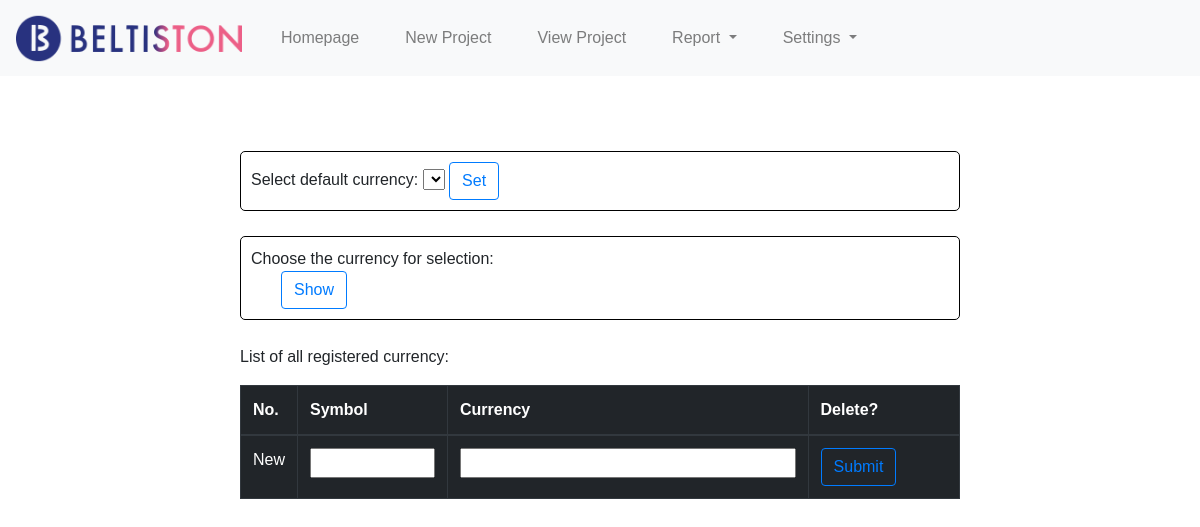
/settings-currency, run on an earlier commit of the app's database.
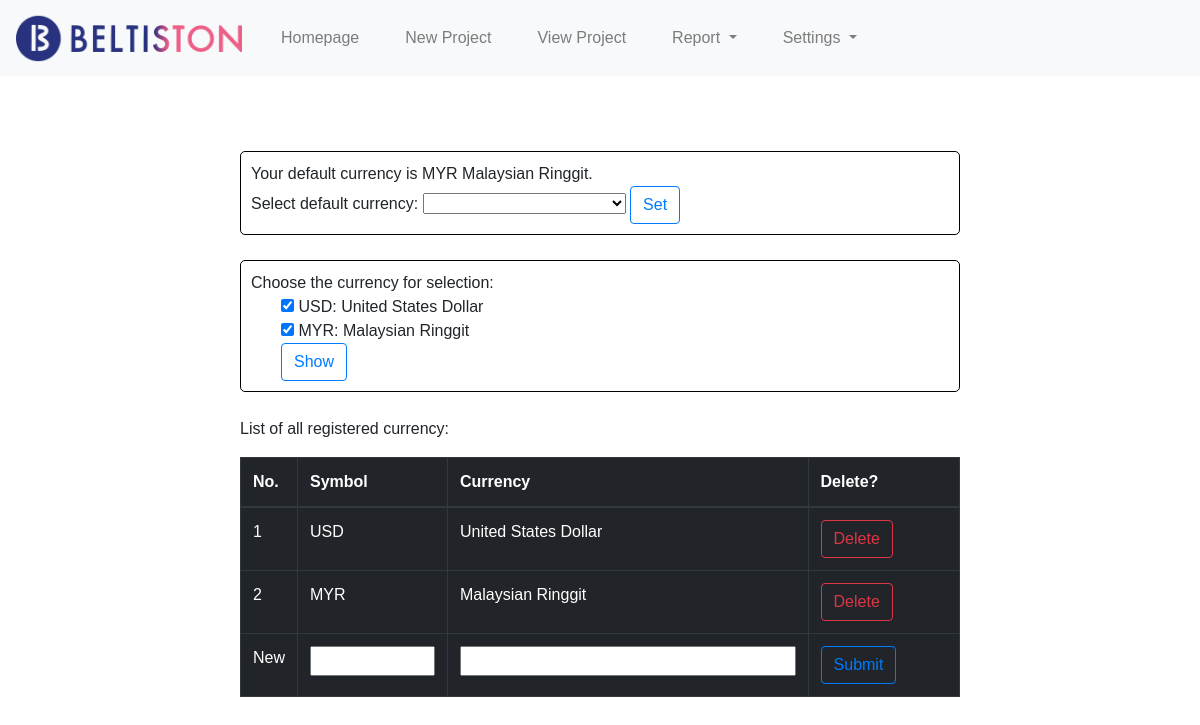
And on a later commit of the database.
### tables this page shows
CREATE TABLE currency (
                    id INTEGER PRIMARY KEY AUTOINCREMENT,
                    symbol TEXT,
                    description TEXT,
                    default_curr INTEGER,
                    display_curr INTEGER
                );

### app.py (the view, shortened to what this page needs)
@app.route("/settings-currency", methods=["GET", "POST"])
def settings():
    results = showcurrency()
    if request.method == "GET":
        return render_template("settings-currency.html", results=results)

### backendprocess.py (called while the page is built)
def showcurrency():
    with sqlite3.connect('p1_database.db') as conn:
        cur = conn.cursor()
        cur.execute("""SELECT * FROM currency;""")
    return cur.fetchall()

### templates/settings-currency.html (shortened to what this page needs)
{% extends "layout.html" %}
{% block body %}
<div class="settings-currency-mainbody">
    <div class="settings-default-currency">
        <form action="/setdefcurrency" method="POST">
        {% for result in results %}
        {% if result[3] == 1 %}
        Your default currency is {{result[1]}} {{result[2]}}.<br>
        {% endif %}
        {% endfor %}
        Select default currency:
        <select name="currency" id="currency">
            <option value="blank"></option>
            {% for result in results%}
            <option name="symbol" value="{{result[1]}}">{{result[1]}} {{result[2]}}</option>
            {% endfor %}
        </select>
        <input type="submit" value="Set" class="btn btn-outline-primary">
        </form>
    </div>
    <div class="settings-default-currency">
        Choose the currency for selection:
        <div class="settings-showcurr">
        <form action="/setdisplaycurrency" method="POST">
            {% for result in results %}
            {% if result[4] == 1 %}
            <input type="checkbox" name="symbol" value="{{result[1]}}" checked> {{result[1]}}: {{result[2]}} <br>
            {% else %}
            <input type="checkbox" name="symbol" value="{{result[1]}}"> {{result[1]}}: {{result[2]}} <br>
            {% endif %}
            {% endfor %}
            <input type="submit" value="Show" class="btn btn-outline-primary">
        </form>
        </div>
    </div>
    <p>List of all registered currency:</p>
    <form action="/settings-currency" method="POST">
    <table id="display-currency" class="table table-bordered table-stripped table-dark" >
        <thead>
            <tr>
                <th style="width:20px">No.</th>
                <th style="width:150px">Symbol</th>
                <th style="width:auto">Currency</th>
                <th>Delete?</th>
            </tr>
        </thead>
        <tbody>
            {% for result in results %}
            <tr>
                <td>{{loop.index}}</td>
                <td>{{result[1]}}</td>
                <td>{{result[2]}}</td>
                <td>
                    <form action="/deletecurrency" method="POST" onsubmit="return confirm('Do you really want to delete this currency?');">
                        <input type="submit" value="Delete" class="btn btn-outline-danger">
                    </form>
                </td>
            </tr>
            {% endfor %}
            <tr>
                <td>New</td>
                <td><input class="newsymbol" name="newsymbol" type="text" required></td>
                <td><input class="newsymbol" name="description" type="text" required></td>
                <td><input type="submit" value="Submit" class="btn btn-outline-primary"></td>
            </tr>
        </tbody>
    </table>
    </form>
</div>
{% endblock %}

### templates/layout.html (shortened to what this page needs)
<!DOCTYPE html>
<html lang="en">
    <head>
        <link rel="stylesheet" href="https://stackpath.bootstrapcdn.com/bootstrap/4.4.1/css/bootstrap.min.css">
        <link href="/static/styles.css" rel="stylesheet">
        <link rel="stylesheet" type="text/css" href="https://cdn.jsdelivr.net/npm/bootstrap@4.1.3/dist/css/bootstrap.min.css">
        <link rel="stylesheet" type="text/css" href="https://unpkg.com/bootstrap-table@1.21.0/dist/bootstrap-table.min.css">
        <link rel="stylesheet" type="text/css" href="https://cdn.datatables.net/1.10.25/css/dataTables.bootstrap5.css">
        <link rel="stylesheet" type="text/css" href="https://cdn.datatables.net/1.12.1/css/jquery.dataTables.css">
        <link rel="stylesheet" type="text/css" href="https://cdnjs.cloudflare.com/ajax/libs/font-awesome/4.7.0/css/font-awesome.min.css">
    </head>
    <body style="font-family: Tahoma, sans-serif">
        <nav class="navbar navbar-expand-lg navbar-light bg-light">
            <a class="navbar-brand" href="https://beltiston.co/" target="_blank"><img style="height: 50px" align="middle" src="/static/logo.png"></a>
            <div class="collapse navbar-collapse" id="navbarSupportedContent">
                <ul class="navbar-nav mr-auto">
                    <li class="nav-item">
                        <a class="nav-link" href="/">Homepage</a>
                    </li>
                    <li class="nav-item">
                        <a class="nav-link" href="#">New Project</a>
                    </li>
                    <li class="nav-item">
                        <a class="nav-link" href="#">View Project</a>
                    </li>
                    <li class="nav-item dropdown">
                        <a class="nav-link dropdown-toggle" href="" id="navbarDropdown" role="button" data-bs-toggle="dropdown" aria-haspopup="true" aria-expanded="false">
                            Report </a>
                    </li>
                    <li class="nav-item dropdown">
                        <a class="nav-link dropdown-toggle" href="" id="navbarDropdown" role="button" data-bs-toggle="dropdown" aria-haspopup="true" aria-expanded="false">
                            Settings </a>
                    </li>
                </ul>
            </div>
        </nav>
        <div class="spaceformessage">
        </div>
        {% block body %}
        {% endblock %}
    </body>
</html>

### static/styles.css (style rules this page uses)
body { font-family: Verdana , sans-serif; }
li.nav-item { margin: 0px 15px; }
.settings-currency-mainbody { margin: 0 20%; }
.settings-default-currency { border: 1px solid black; border-radius: 5px; padding: 10px; margin: 25px 0; }
.settings-showcurr { margin: 0 30px; }
input.newsymbol { width: 100% }
.spaceformessage { height: 50px; width: 100% }

What changed in the data, as far as the page shows it:
added currency: symbol "MYR", description "Malaysian Ringgit"
added currency: symbol "USD", description "United States Dollar"
